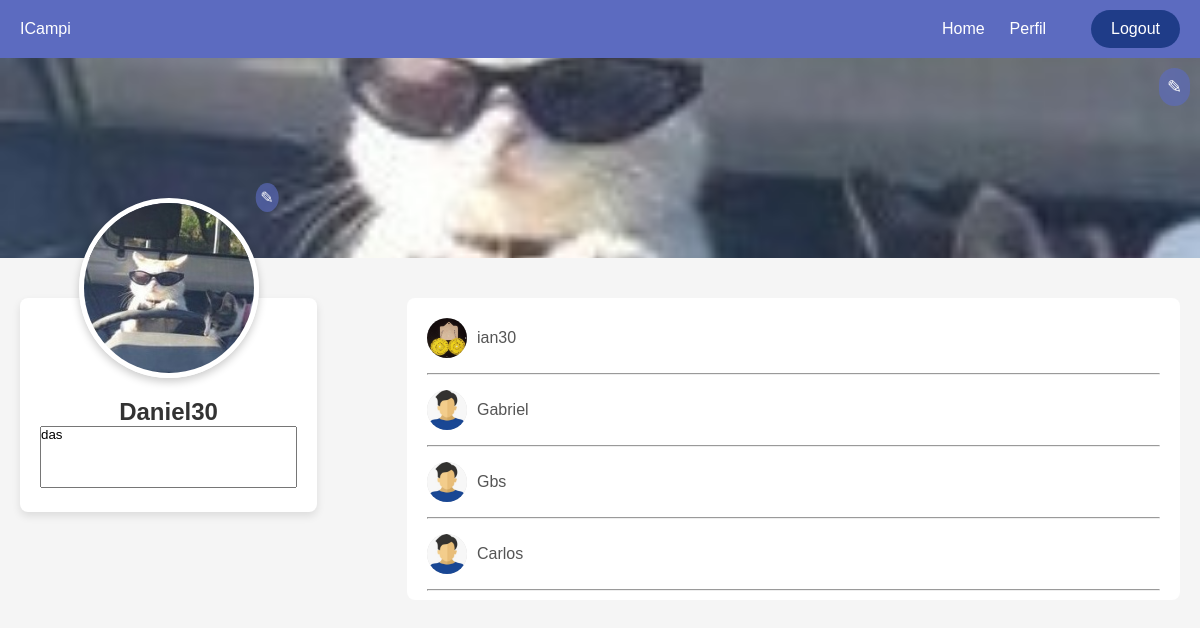
The app's page /feed/profile/ (signed in), older data.
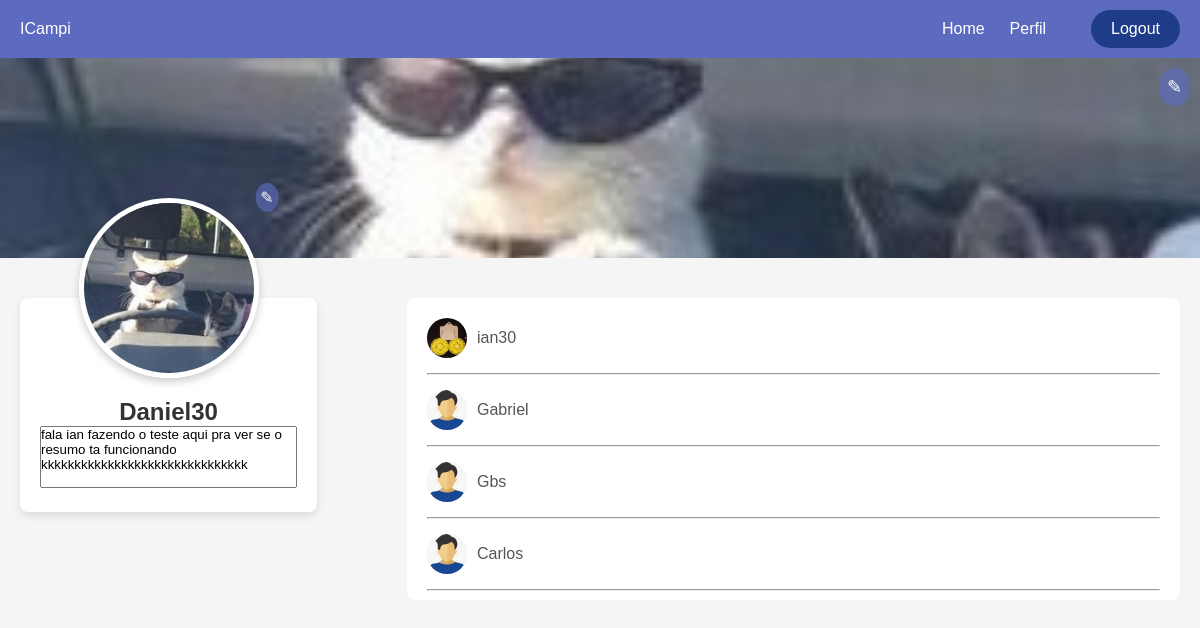
The same page, newer data.
### feed/models.py (models this page shows, shortened)
class Profile(models.Model):
    ROLE_CHOICES = (
        ('student', 'Student'),
        ('teacher', 'Teacher'),
    )
    user = models.OneToOneField(User, on_delete=models.CASCADE)
    role = models.CharField(max_length=7, choices=ROLE_CHOICES)
    matricula = models.CharField(max_length=9, validators=[MinLengthValidator(9)], unique=False)
    summary = models.TextField(max_length=500, help_text="Descreva seus conhecimentos aqui")
    profile_image = models.ImageField(upload_to='profile_images/', blank=True, null=True)
    profile_background_image = models.ImageField(upload_to='profile_backgrounds/', null=True, blank=True)

### user_account/views.py (the view)
# urls.py: path('profile/', profile_view, name='profile'),  # Ação para a função view
@login_required
def profile_view(request):
    profile = request.user.profile
    users = User.objects.exclude(id=request.user.id)
    return render(request, 'account/profile.html', {'profile': profile, 'users': users})

### user_account/templates/account/profile.html (shortened to what this page needs)
<!DOCTYPE html>
<html lang="en">
<head>
</head>
<body>
    <header>
        <div class="logo">ICampi</div>
        <nav>
            <a href="/">Home</a>
            <a href="/profile">Perfil</a>
            <form class="logout" action="{% url 'logout' %}" method="post">
                <button type="submit">Logout</button>
            </form>
        </nav>
    </header>
<div class="header-image">
    {% if profile.profile_background_image %}
        <img src="{{ profile.profile_background_image.url }}" alt="Foto de fundo">
    {% else %}
        <img src="/static/images/Imagem_Fundo_Perfil.jpeg" alt="Foto de fundo padrão">
    {% endif %}
    <form action="{% url 'edit_background' %}" method="POST" enctype="multipart/form-data" id="edit-background-form">
        <label for="file-upload-background" class="edit-icon-background">✎</label>
    </form>
</div>
<div class="container">
    <div class="profile-wrapper">
        {% if profile.profile_image %}
            <img src="{{ profile.profile_image.url }}" alt="Foto de perfil" class="avatar">
        {% else %}
            <img src="/static/images/Avatar_Padrão.jpeg" alt="Foto de perfil padrão" class="avatar">
        {% endif %}
        <form action="{% url 'edit_avatar' %}" method="POST" enctype="multipart/form-data" id="edit-avatar-form">
            <label for="file-upload-avatar" class="edit-icon-avatar">✎</label>
        </form>
        <div class="profile-container">
            <h2 class="username">{{ profile.user.username }}</h2>
            <form action="{% url 'edit_summary' %}" method="POST" id="edit-summary-form">
                <textarea name="summary" rows="4" cols="30" placeholder="Escreva um resumo sobre você..."
                          style="resize: none;"
                          onclick="showSaveButton()">{{ profile.summary }}</textarea>
            </form>
        </div>
    </div>
        <div class="contacts-container">
            {% for user in users %}
                <div class="contact">
                    {% if user.profile.profile_image %}
                        <img src="{{ user.profile.profile_image.url }}" alt="Foto de {{ user.username }}" class="contact-avatar">
                    {% else %}
                        <img src="/static/images/Avatar_Padrão.jpeg" alt="Foto de {{ user.username }}" class="contact-avatar">
                    {% endif %}
                    <span>{{ user.username }}</span>
                </div>
                <hr>
            {% endfor %}
        </div>
    </div>
</body>
</html>

Row changes from the older to the newer data that the page shows:
changed Profile "Daniel30": summary "das" → "fala ian fazendo o teste aqui pra ver se o resumo ta funcionando kkkkkkkkkkkkkkkkkkkkkkkkkkkkkkk"
